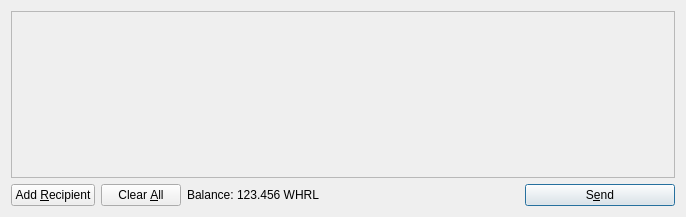
<?xml version="1.0" encoding="UTF-8"?>
<ui version="4.0">
 <class>SendCoinsDialog</class>
 <widget class="QDialog" name="SendCoinsDialog">
  <property name="geometry">
   <rect>
    <x>0</x>
    <y>0</y>
    <width>686</width>
    <height>217</height>
   </rect>
  </property>
  <property name="windowTitle">
   <string>Send Coins</string>
  </property>
  <layout class="QVBoxLayout" name="verticalLayout">
   <item>
    <widget class="QScrollArea" name="scrollArea">
     <property name="widgetResizable">
      <bool>true</bool>
     </property>
     <widget class="QWidget" name="scrollAreaWidgetContents">
      <property name="geometry">
       <rect>
        <x>0</x>
        <y>0</y>
        <width>666</width>
        <height>165</height>
       </rect>
      </property>
      <layout class="QVBoxLayout" name="verticalLayout_2">
       <property name="margin">
        <number>0</number>
       </property>
       <item>
        <layout class="QVBoxLayout" name="entries">
         <property name="spacing">
          <number>6</number>
         </property>
        </layout>
       </item>
       <item>
        <spacer name="verticalSpacer">
         <property name="orientation">
          <enum>Qt::Vertical</enum>
         </property>
         <property name="sizeHint" stdset="0">
          <size>
           <width>20</width>
           <height>40</height>
          </size>
         </property>
        </spacer>
       </item>
      </layout>
     </widget>
    </widget>
   </item>
   <item>
    <layout class="QHBoxLayout" name="horizontalLayout">
     <item>
      <widget class="QPushButton" name="addButton">
       <property name="toolTip">
        <string>Send to multiple recipients at once</string>
       </property>
       <property name="text">
        <string>Add &amp;Recipient</string>
       </property>
       <property name="icon">
        <iconset resource="../bitcoin.qrc">
         <normaloff>:/icons/add</normaloff>:/icons/add</iconset>
       </property>
       <property name="autoDefault">
        <bool>false</bool>
       </property>
      </widget>
     </item>
     <item>
      <widget class="QPushButton" name="clearButton">
       <property name="sizePolicy">
        <sizepolicy hsizetype="Minimum" vsizetype="Fixed">
         <horstretch>0</horstretch>
         <verstretch>0</verstretch>
        </sizepolicy>
       </property>
       <property name="toolTip">
        <string>Remove all transaction fields</string>
       </property>
       <property name="text">
        <string>Clear &amp;All</string>
       </property>
       <property name="icon">
        <iconset resource="../bitcoin.qrc">
         <normaloff>:/icons/remove</normaloff>:/icons/remove</iconset>
       </property>
       <property name="autoRepeatDelay">
        <number>300</number>
       </property>
       <property name="autoDefault">
        <bool>false</bool>
       </property>
      </widget>
     </item>
     <item>
      <layout class="QHBoxLayout" name="horizontalLayout_2">
       <property name="spacing">
        <number>3</number>
       </property>
       <item>
        <widget class="QLabel" name="label">
         <property name="text">
          <string>Balance:</string>
         </property>
        </widget>
       </item>
       <item>
        <widget class="QLabel" name="labelBalance">
         <property name="cursor">
          <cursorShape>IBeamCursor</cursorShape>
         </property>
         <property name="text">
          <string>123.456 WHRL</string>
         </property>
         <property name="textInteractionFlags">
          <set>Qt::LinksAccessibleByMouse|Qt::TextSelectableByKeyboard|Qt::TextSelectableByMouse</set>
         </property>
        </widget>
       </item>
      </layout>
     </item>
     <item>
      <spacer name="horizontalSpacer">
       <property name="orientation">
        <enum>Qt::Horizontal</enum>
       </property>
       <property name="sizeHint" stdset="0">
        <size>
         <width>40</width>
         <height>20</height>
        </size>
       </property>
      </spacer>
     </item>
     <item>
      <widget class="QPushButton" name="sendButton">
       <property name="minimumSize">
        <size>
         <width>150</width>
         <height>0</height>
        </size>
       </property>
       <property name="toolTip">
        <string>Confirm the send action</string>
       </property>
       <property name="text">
        <string>S&amp;end</string>
       </property>
       <property name="icon">
        <iconset resource="../bitcoin.qrc">
         <normaloff>:/icons/send</normaloff>:/icons/send</iconset>
       </property>
       <property name="default">
        <bool>true</bool>
       </property>
      </widget>
     </item>
    </layout>
   </item>
  </layout>
 </widget>
 <resources>
  <include location="../bitcoin.qrc"/>
 </resources>
 <connections/>
</ui>
